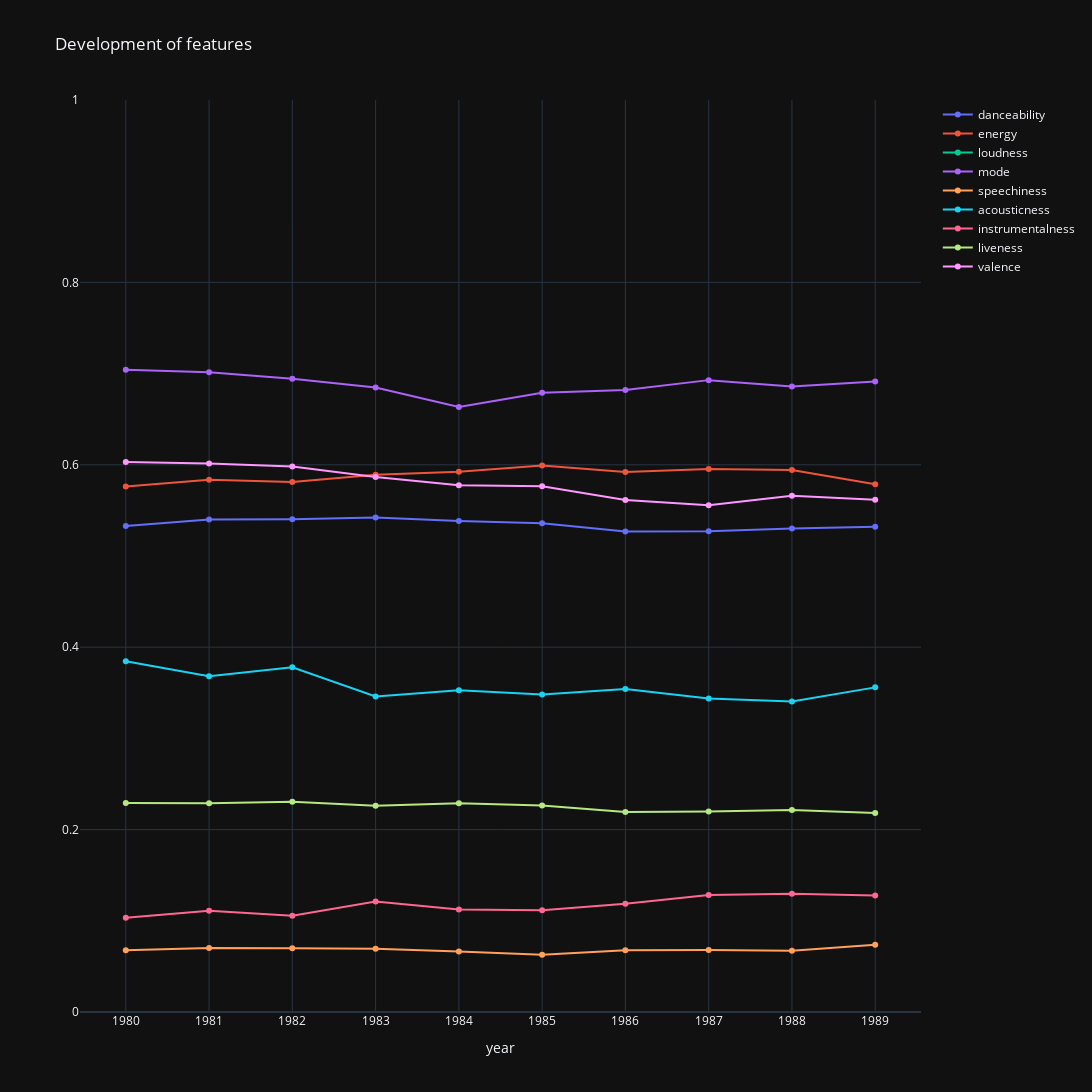

Write notebook code for a chart like this one.
### Code cell
features = ["danceability", "energy", "loudness", "mode", "speechiness", "acousticness", "instrumentalness", "liveness", "valence"]
fig = go.Figure()

for feature in features:
    fig.add_trace(go.Scatter(
    x=songs_per_year['year'],
    y=songs_per_year[feature],
    name=feature
))

fig.update_layout(
    height = FIG_HEIGHT,
    width = FIG_WIDTH,
    #yaxis_title='Popularity',
    xaxis_title='year',
    title='Development of features',
    template='plotly_dark',
    yaxis_range=[0,1]
)

fig.show()

### Figure 1 — Plotly figure (JSON) as saved in the notebook; plotly's stock layout.template omitted (floating-point values rounded to 4 significant figures)
{"data": [{"name": "danceability", "type": "scatter", "x": ["1980", "1981", "1982", "1983", "1984", "1985", "1986", "1987", "1988", "1989"], "y": [0.5329, 0.54, 0.5403, 0.5422, 0.5384, 0.536, 0.5267, 0.5271, 0.5302, 0.5319]}, {"name": "energy", "type": "scatter", "x": ["1980", "1981", "1982", "1983", "1984", "1985", "1986", "1987", "1988", "1989"], "y": [0.5762, 0.5835, 0.5813, 0.589, 0.5925, 0.5992, 0.5921, 0.5954, 0.5943, 0.5788]}, {"name": "loudness", "type": "scatter", "x": ["1980", "1981", "1982", "1983", "1984", "1985", "1986", "1987", "1988", "1989"], "y": [-10.56, -10.6, -10.63, -10.67, -10.73, -10.74, -11.09, -11.23, -11.4, -11.64]}, {"name": "mode", "type": "scatter", "x": ["1980", "1981", "1982", "1983", "1984", "1985", "1986", "1987", "1988", "1989"], "y": [0.7042, 0.7016, 0.6944, 0.6848, 0.6633, 0.679, 0.682, 0.6928, 0.6858, 0.6914]}, {"name": "speechiness", "type": "scatter", "x": ["1980", "1981", "1982", "1983", "1984", "1985", "1986", "1987", "1988", "1989"], "y": [0.06765, 0.07017, 0.06987, 0.06932, 0.06624, 0.06274, 0.06772, 0.06795, 0.06711, 0.07372]}, {"name": "acousticness", "type": "scatter", "x": ["1980", "1981", "1982", "1983", "1984", "1985", "1986", "1987", "1988", "1989"], "y": [0.3847, 0.368, 0.3779, 0.3461, 0.3527, 0.3481, 0.3542, 0.3436, 0.3405, 0.356]}, {"name": "instrumentalness", "type": "scatter", "x": ["1980", "1981", "1982", "1983", "1984", "1985", "1986", "1987", "1988", "1989"], "y": [0.1032, 0.1109, 0.1057, 0.1212, 0.1123, 0.1117, 0.1186, 0.1282, 0.1297, 0.1277]}, {"name": "liveness", "type": "scatter", "x": ["1980", "1981", "1982", "1983", "1984", "1985", "1986", "1987", "1988", "1989"], "y": [0.2292, 0.2289, 0.2307, 0.2262, 0.2288, 0.2264, 0.2194, 0.2199, 0.2214, 0.2181]}, {"name": "valence", "type": "scatter", "x": ["1980", "1981", "1982", "1983", "1984", "1985", "1986", "1987", "1988", "1989"], "y": [0.603, 0.6014, 0.5981, 0.5866, 0.5775, 0.5765, 0.5613, 0.5556, 0.5661, 0.5617]}], "layout": {"height": 1200, "title": {"text": "Development of features"}, "width": 2000, "xaxis": {"autorange": true, "range": [-0.5243, 9.524], "title": {"text": "year"}, "type": "category"}, "yaxis": {"range": [0, 1], "type": "linear"}}}
